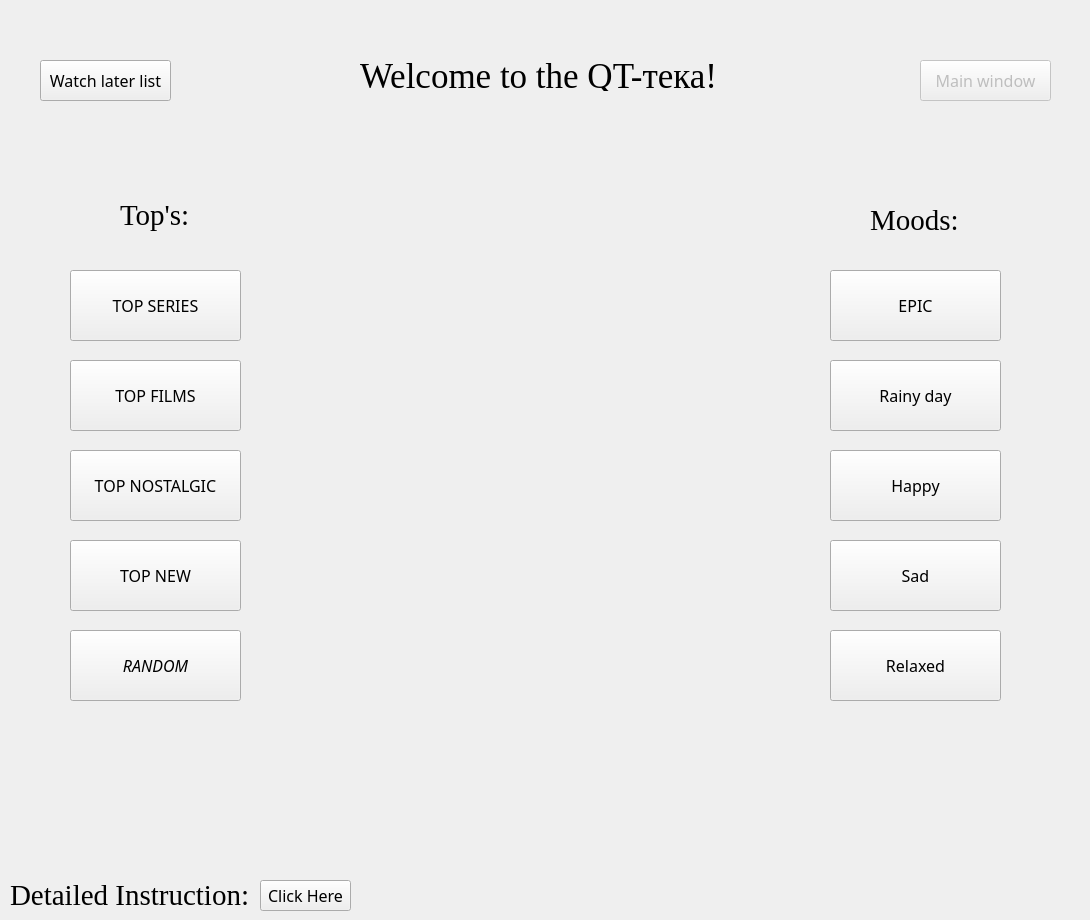
<?xml version="1.0" encoding="UTF-8"?>
<ui version="4.0">
 <class>Form</class>
 <widget class="QWidget" name="Form">
  <property name="geometry">
   <rect>
    <x>0</x>
    <y>0</y>
    <width>1090</width>
    <height>920</height>
   </rect>
  </property>
  <property name="sizePolicy">
   <sizepolicy hsizetype="Fixed" vsizetype="Fixed">
    <horstretch>0</horstretch>
    <verstretch>0</verstretch>
   </sizepolicy>
  </property>
  <property name="font">
   <font>
    <family>Times New Roman</family>
   </font>
  </property>
  <property name="windowTitle">
   <string>Form</string>
  </property>
  <property name="styleSheet">
   <string notr="true">QWidget{
	background_color: rgb(173, 173, 173)
}</string>
  </property>
  <widget class="QPushButton" name="pushButton_2">
   <property name="geometry">
    <rect>
     <x>40</x>
     <y>60</y>
     <width>131</width>
     <height>41</height>
    </rect>
   </property>
   <property name="font">
    <font>
     <family>Lucida Bright</family>
     <pointsize>12</pointsize>
    </font>
   </property>
   <property name="text">
    <string>Watch later list</string>
   </property>
  </widget>
  <widget class="QPushButton" name="pushButton_3">
   <property name="enabled">
    <bool>false</bool>
   </property>
   <property name="geometry">
    <rect>
     <x>920</x>
     <y>60</y>
     <width>131</width>
     <height>41</height>
    </rect>
   </property>
   <property name="font">
    <font>
     <family>Lucida Bright</family>
     <pointsize>12</pointsize>
    </font>
   </property>
   <property name="text">
    <string>Main window</string>
   </property>
  </widget>
  <widget class="QLabel" name="label">
   <property name="geometry">
    <rect>
     <x>360</x>
     <y>60</y>
     <width>361</width>
     <height>31</height>
    </rect>
   </property>
   <property name="font">
    <font>
     <family>Times New Roman</family>
     <pointsize>26</pointsize>
     <weight>50</weight>
     <italic>false</italic>
     <bold>false</bold>
     <underline>false</underline>
     <strikeout>false</strikeout>
    </font>
   </property>
   <property name="text">
    <string>Welcome to the QT-тека!</string>
   </property>
  </widget>
  <widget class="QLabel" name="label_2">
   <property name="geometry">
    <rect>
     <x>10</x>
     <y>880</y>
     <width>241</width>
     <height>31</height>
    </rect>
   </property>
   <property name="font">
    <font>
     <family>Times New Roman</family>
     <pointsize>22</pointsize>
     <weight>50</weight>
     <italic>false</italic>
     <bold>false</bold>
     <underline>false</underline>
     <strikeout>false</strikeout>
    </font>
   </property>
   <property name="text">
    <string>Detailed Instruction:</string>
   </property>
  </widget>
  <widget class="QPushButton" name="pushButton">
   <property name="geometry">
    <rect>
     <x>260</x>
     <y>880</y>
     <width>91</width>
     <height>31</height>
    </rect>
   </property>
   <property name="font">
    <font>
     <family>Segoe MDL2 Assets</family>
     <pointsize>12</pointsize>
    </font>
   </property>
   <property name="text">
    <string>Click Here</string>
   </property>
  </widget>
  <widget class="QPushButton" name="pushButton_4">
   <property name="geometry">
    <rect>
     <x>70</x>
     <y>270</y>
     <width>171</width>
     <height>71</height>
    </rect>
   </property>
   <property name="font">
    <font>
     <family>Lucida Bright</family>
     <pointsize>12</pointsize>
    </font>
   </property>
   <property name="text">
    <string>TOP SERIES</string>
   </property>
  </widget>
  <widget class="QPushButton" name="pushButton_5">
   <property name="geometry">
    <rect>
     <x>70</x>
     <y>360</y>
     <width>171</width>
     <height>71</height>
    </rect>
   </property>
   <property name="font">
    <font>
     <family>Lucida Bright</family>
     <pointsize>12</pointsize>
    </font>
   </property>
   <property name="text">
    <string>TOP FILMS</string>
   </property>
  </widget>
  <widget class="QLabel" name="label_3">
   <property name="geometry">
    <rect>
     <x>120</x>
     <y>200</y>
     <width>81</width>
     <height>31</height>
    </rect>
   </property>
   <property name="font">
    <font>
     <family>Times New Roman</family>
     <pointsize>22</pointsize>
     <weight>50</weight>
     <italic>false</italic>
     <bold>false</bold>
     <underline>false</underline>
     <strikeout>false</strikeout>
    </font>
   </property>
   <property name="text">
    <string>Top's:</string>
   </property>
  </widget>
  <widget class="QPushButton" name="pushButton_6">
   <property name="geometry">
    <rect>
     <x>70</x>
     <y>450</y>
     <width>171</width>
     <height>71</height>
    </rect>
   </property>
   <property name="font">
    <font>
     <family>Lucida Bright</family>
     <pointsize>12</pointsize>
    </font>
   </property>
   <property name="text">
    <string>TOP NOSTALGIC</string>
   </property>
  </widget>
  <widget class="QPushButton" name="pushButton_7">
   <property name="geometry">
    <rect>
     <x>70</x>
     <y>540</y>
     <width>171</width>
     <height>71</height>
    </rect>
   </property>
   <property name="font">
    <font>
     <family>Lucida Bright</family>
     <pointsize>12</pointsize>
    </font>
   </property>
   <property name="text">
    <string>TOP NEW</string>
   </property>
  </widget>
  <widget class="QPushButton" name="pushButton_8">
   <property name="geometry">
    <rect>
     <x>70</x>
     <y>630</y>
     <width>171</width>
     <height>71</height>
    </rect>
   </property>
   <property name="font">
    <font>
     <family>Lucida Bright</family>
     <pointsize>12</pointsize>
     <italic>true</italic>
    </font>
   </property>
   <property name="text">
    <string>RANDOM</string>
   </property>
  </widget>
  <widget class="QPushButton" name="pushButton_9">
   <property name="geometry">
    <rect>
     <x>830</x>
     <y>630</y>
     <width>171</width>
     <height>71</height>
    </rect>
   </property>
   <property name="font">
    <font>
     <family>Lucida Bright</family>
     <pointsize>12</pointsize>
    </font>
   </property>
   <property name="text">
    <string>Relaxed</string>
   </property>
  </widget>
  <widget class="QPushButton" name="pushButton_10">
   <property name="geometry">
    <rect>
     <x>830</x>
     <y>450</y>
     <width>171</width>
     <height>71</height>
    </rect>
   </property>
   <property name="font">
    <font>
     <family>Lucida Bright</family>
     <pointsize>12</pointsize>
    </font>
   </property>
   <property name="text">
    <string>Happy</string>
   </property>
  </widget>
  <widget class="QLabel" name="label_6">
   <property name="geometry">
    <rect>
     <x>870</x>
     <y>200</y>
     <width>101</width>
     <height>41</height>
    </rect>
   </property>
   <property name="font">
    <font>
     <family>Times New Roman</family>
     <pointsize>22</pointsize>
     <weight>50</weight>
     <italic>false</italic>
     <bold>false</bold>
     <underline>false</underline>
     <strikeout>false</strikeout>
    </font>
   </property>
   <property name="text">
    <string>Moods:</string>
   </property>
  </widget>
  <widget class="QPushButton" name="pushButton_11">
   <property name="geometry">
    <rect>
     <x>830</x>
     <y>360</y>
     <width>171</width>
     <height>71</height>
    </rect>
   </property>
   <property name="font">
    <font>
     <family>Lucida Bright</family>
     <pointsize>12</pointsize>
    </font>
   </property>
   <property name="text">
    <string>Rainy day</string>
   </property>
  </widget>
  <widget class="QPushButton" name="pushButton_12">
   <property name="geometry">
    <rect>
     <x>830</x>
     <y>540</y>
     <width>171</width>
     <height>71</height>
    </rect>
   </property>
   <property name="font">
    <font>
     <family>Lucida Bright</family>
     <pointsize>12</pointsize>
    </font>
   </property>
   <property name="text">
    <string>Sad</string>
   </property>
  </widget>
  <widget class="QPushButton" name="pushButton_13">
   <property name="geometry">
    <rect>
     <x>830</x>
     <y>270</y>
     <width>171</width>
     <height>71</height>
    </rect>
   </property>
   <property name="font">
    <font>
     <family>Lucida Bright</family>
     <pointsize>12</pointsize>
    </font>
   </property>
   <property name="text">
    <string>EPIC</string>
   </property>
  </widget>
  <widget class="QLabel" name="label_4">
   <property name="geometry">
    <rect>
     <x>290</x>
     <y>300</y>
     <width>491</width>
     <height>361</height>
    </rect>
   </property>
   <property name="text">
    <string/>
   </property>
   <property name="scaledContents">
    <bool>true</bool>
   </property>
   <property name="alignment">
    <set>Qt::AlignCenter</set>
   </property>
  </widget>
 </widget>
 <resources/>
 <connections/>
</ui>
